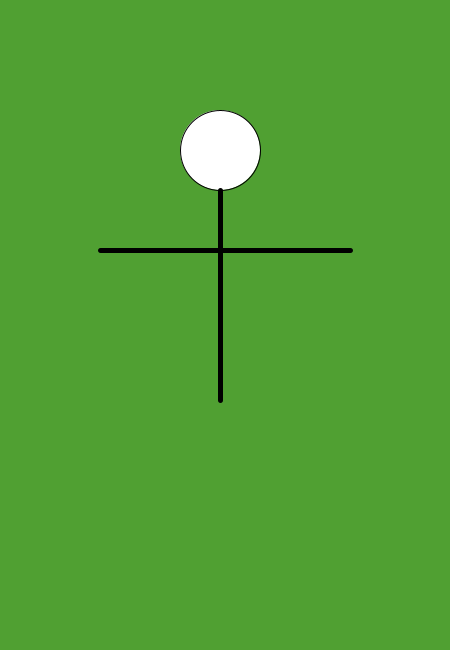
Frame 1 (no input)
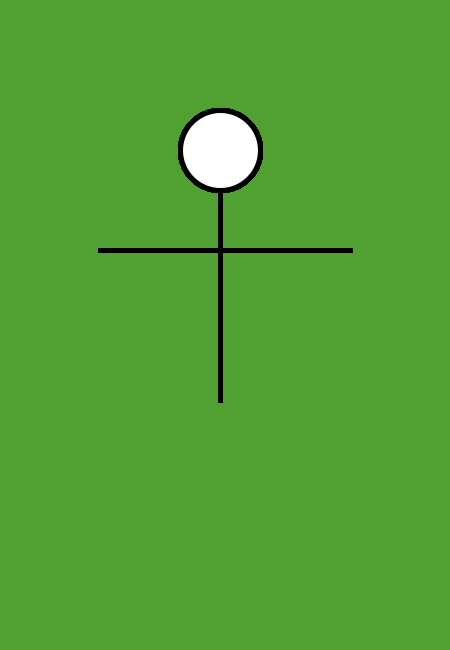
Frame 60 (the mouse pressed at the canvas centre just before this capture)
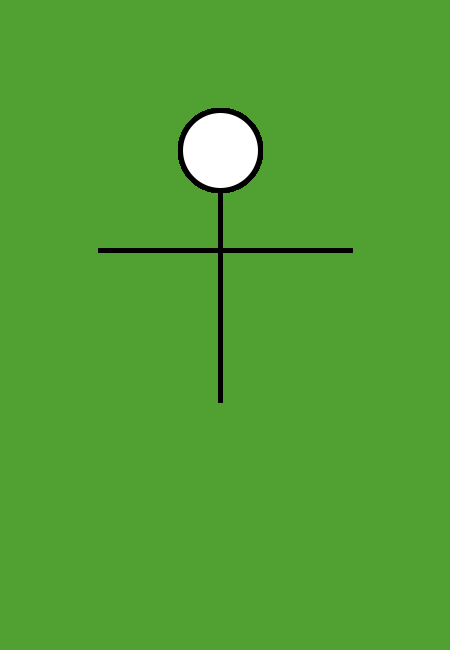
Frame 120 (the mouse held since frame 60 and released just before this capture)

The Processing sketch that drew these frames (run headless with seeded random() and noise(); from frame 60 on, the mouse is pressed at the canvas centre):

// Processing sketch: processing_88018
// ── processing_88018.pde

int RED = 80; //value for red
int GREEN = 160; //value for green
int BLUE = 50; //value for blue
int ellipseSize = 80; //value for ellipse

void setup(){
  size (450, 650); //size of applet
  background (RED, GREEN, BLUE); //background colour
} 
void draw(){
  ellipse (220, 150, ellipseSize, ellipseSize); //circle for head
  strokeWeight(5); //value for stroke - 5 pixels
  stroke(0); //colour value - black
  line(220, 190, 220, 400); //line for body
  line(350, 250, 100, 250); //line for arms
}
